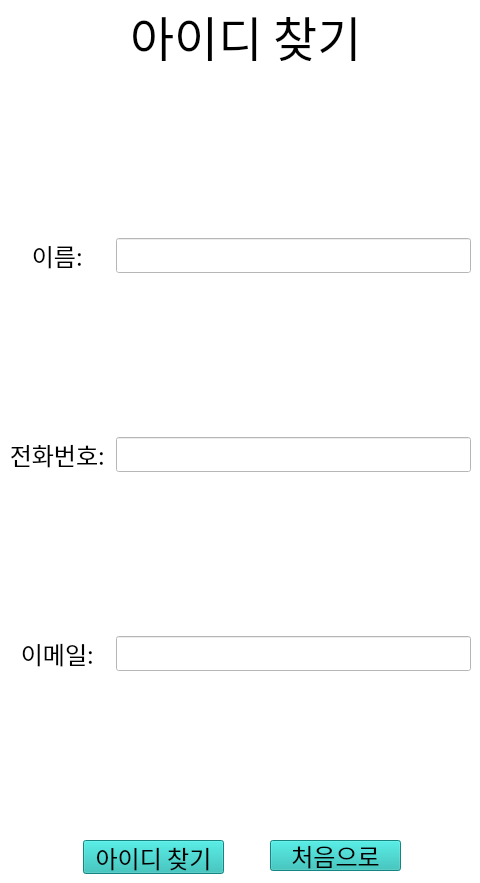
   <widget class="QWidget" name="page01_find_id">
    <property name="styleSheet">
     <string notr="true">background-color: rgb(255, 255, 255);</string>
    </property>
    <widget class="QLabel" name="find_id_lbl">
     <property name="geometry">
      <rect>
       <x>130</x>
       <y>10</y>
       <width>231</width>
       <height>51</height>
      </rect>
     </property>
     <property name="font">
      <font>
       <family>나눔스퀘어</family>
       <pointsize>36</pointsize>
      </font>
     </property>
     <property name="text">
      <string>아이디 찾기</string>
     </property>
    </widget>
    <widget class="QPushButton" name="find_id_pbtn_2">
     <property name="enabled">
      <bool>true</bool>
     </property>
     <property name="geometry">
      <rect>
       <x>83</x>
       <y>840</y>
       <width>141</width>
       <height>34</height>
      </rect>
     </property>
     <property name="sizePolicy">
      <sizepolicy hsizetype="Fixed" vsizetype="Fixed">
       <horstretch>0</horstretch>
       <verstretch>0</verstretch>
      </sizepolicy>
     </property>
     <property name="minimumSize">
      <size>
       <width>0</width>
       <height>0</height>
      </size>
     </property>
     <property name="maximumSize">
      <size>
       <width>16777215</width>
       <height>16777215</height>
      </size>
     </property>
     <property name="sizeIncrement">
      <size>
       <width>0</width>
       <height>0</height>
      </size>
     </property>
     <property name="baseSize">
      <size>
       <width>0</width>
       <height>300</height>
      </size>
     </property>
     <property name="font">
      <font>
       <family>맑은 고딕</family>
       <pointsize>18</pointsize>
      </font>
     </property>
     <property name="styleSheet">
      <string notr="true">background-color: rgb(30, 186, 180);</string>
     </property>
     <property name="text">
      <string>아이디 찾기</string>
     </property>
    </widget>
    <widget class="QWidget" name="gridLayoutWidget_2">
     <property name="geometry">
      <rect>
       <x>10</x>
       <y>80</y>
       <width>461</width>
       <height>751</height>
      </rect>
     </property>
     <layout class="QGridLayout" name="find_id_GLayout">
      <item row="0" column="1">
       <widget class="QLineEdit" name="find_id_name_lineEdit">
        <property name="font">
         <font>
          <family>나눔스퀘어</family>
          <pointsize>14</pointsize>
         </font>
        </property>
       </widget>
      </item>
      <item row="1" column="0">
       <widget class="QLabel" name="find_id_ph_lbl">
        <property name="maximumSize">
         <size>
          <width>100</width>
          <height>100</height>
         </size>
        </property>
        <property name="font">
         <font>
          <family>나눔스퀘어</family>
          <pointsize>18</pointsize>
         </font>
        </property>
        <property name="text">
         <string>전화번호: </string>
        </property>
        <property name="alignment">
         <set>Qt::AlignCenter</set>
        </property>
       </widget>
      </item>
      <item row="0" column="0">
       <widget class="QLabel" name="find_id_name_lbl">
        <property name="maximumSize">
         <size>
          <width>100</width>
          <height>100</height>
         </size>
        </property>
        <property name="font">
         <font>
          <family>나눔스퀘어</family>
          <pointsize>18</pointsize>
         </font>
        </property>
        <property name="text">
         <string>이름: </string>
        </property>
        <property name="alignment">
         <set>Qt::AlignCenter</set>
        </property>
       </widget>
      </item>
      <item row="1" column="1">
       <widget class="QLineEdit" name="find_id_ph_lineEdit">
        <property name="font">
         <font>
          <family>나눔스퀘어</family>
          <pointsize>14</pointsize>
         </font>
        </property>
       </widget>
      </item>
      <item row="2" column="0">
       <widget class="QLabel" name="find_id_email_lbl">
        <property name="maximumSize">
         <size>
          <width>100</width>
          <height>100</height>
         </size>
        </property>
        <property name="font">
         <font>
          <family>나눔스퀘어</family>
          <pointsize>18</pointsize>
         </font>
        </property>
        <property name="text">
         <string>이메일: </string>
        </property>
        <property name="alignment">
         <set>Qt::AlignCenter</set>
        </property>
       </widget>
      </item>
      <item row="2" column="1">
       <widget class="QLineEdit" name="find_id_email_lineEdit">
        <property name="font">
         <font>
          <family>나눔스퀘어</family>
          <pointsize>14</pointsize>
         </font>
        </property>
       </widget>
      </item>
     </layout>
    </widget>
    <widget class="QPushButton" name="pushButton">
     <property name="geometry">
      <rect>
       <x>270</x>
       <y>840</y>
       <width>131</width>
       <height>31</height>
      </rect>
     </property>
     <property name="font">
      <font>
       <pointsize>18</pointsize>
      </font>
     </property>
     <property name="styleSheet">
      <string notr="true">background-color: rgb(30, 186, 180);</string>
     </property>
     <property name="text">
      <string>처음으로</string>
     </property>
    </widget>
   </widget>
